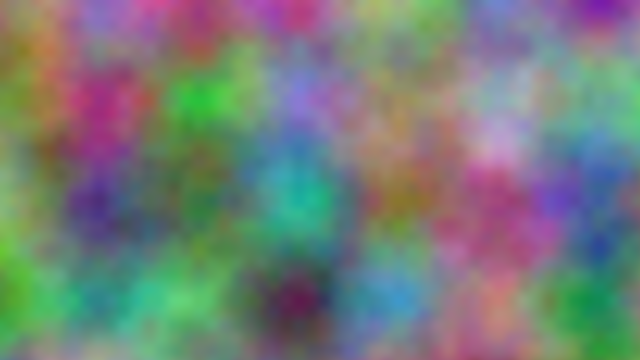
Frame 1 (no input)
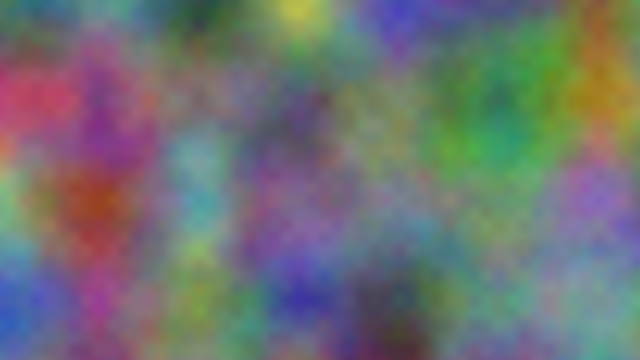
Frame 60 (no input)
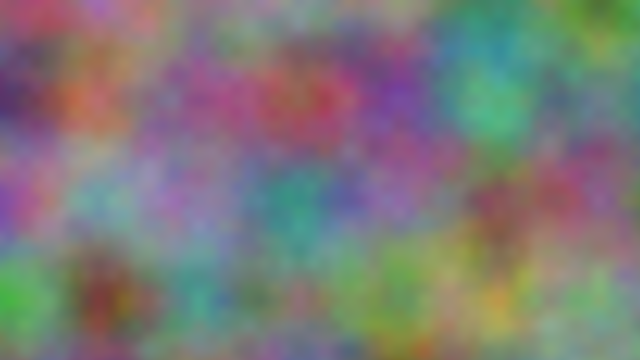
Frame 120 (the mouse pressed at the canvas centre since frame 60)

The p5.js sketch that drew these frames (run headless with seeded random() and noise() and a simulated clock; from frame 60 on, the mouse is pressed at the canvas centre):

// p5.js sketch
// ── sketch.js
const increment = 0.01;

// The noise function's 3rd argument, a global variable that increments once per cycle
let zoff = 0.0;
// We will increment zoff differently than xoff and yoff
const zincrement = 0.07; 

function setup() {
    createCanvas(640, 360);
    pixelDensity(1);
}

function draw() {
    background(0);
    // Optional: adjust noise detail here
    // noiseDetail(8,0.65f);

    loadPixels();

    let redxoff = 25.0;
    let greenxoff = 35.0;
    let bluexoff = 45.0;

    // For every x,y coordinate in a 2D space, calculate a noise value and produce a brightness value
    for (let x = 0; x < width; x++) {

        redxoff += increment;
        greenxoff += increment;
        bluexoff += increment;

        let redyoff = 10.0;
        let greenyoff = 20.0;
        let blueyoff = 30.0;
        for (let y = 0; y < height; y++) {
            
            let red = map(noise(redxoff, redyoff, zoff), 0, 1, 0, 255);
            let green = map(noise(greenxoff, greenyoff, zoff), 0, 1, 0, 255);
            let blue = map(noise(bluexoff, blueyoff, zoff), 0, 1, 0, 255);

            let index = (x + y * width) * 4;
        
            pixels[index ] = red;
            pixels[index + 1] = green;
            pixels[index + 2] = blue;

            redyoff += increment;
            greenyoff += increment;
            blueyoff += increment;
        }
    }
    updatePixels();
  
    zoff += zincrement; // Increment zoff
}
